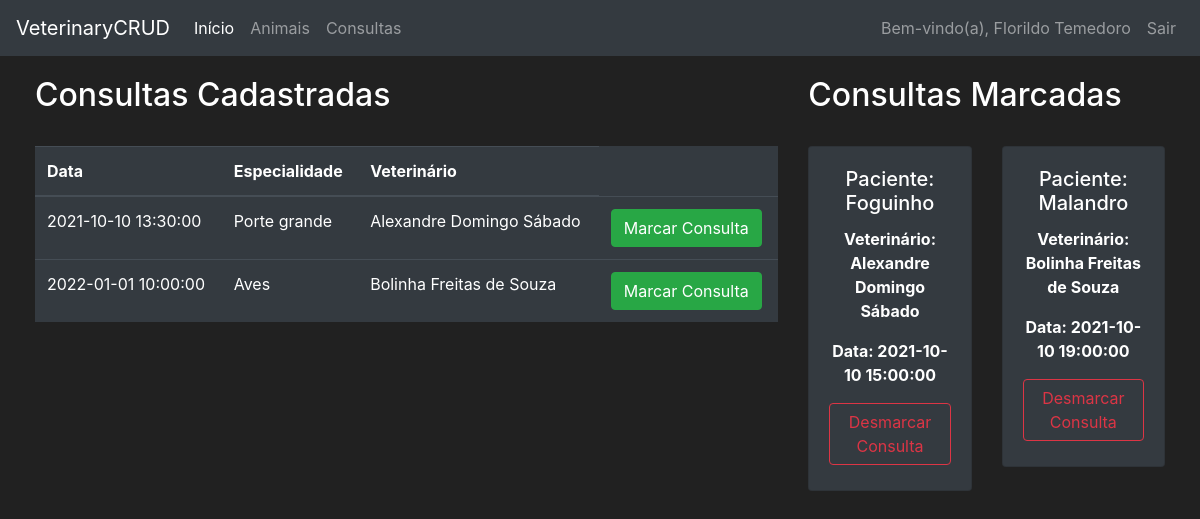
The page /consultations (signed in) on the database its author committed.
### veterinary/models.py (models this page shows, shortened)
class User(db.Model, UserMixin):
    __tablename__ = 'user'
    login = db.Column(db.String(length=10), primary_key=True)
    name = db.Column(db.String(length=50), nullable=False, unique=True)
    cpf = db.Column(db.String(length=11), nullable=False, unique=True)
    password_hash = db.Column(db.String(length=60), nullable=False)
    user_type = db.Column(db.String(length=50), nullable=False)
    __mapper_args__ = {
        'polymorphic_identity':'user',
        'polymorphic_on':user_type
    }
    @property
    def password(self):
        return self.password
    def is_client(self):
        return self.user_type == 'client'
    def is_veterinarian(self):
        return self.user_type == 'veterinarian'

class Consultation(db.Model):
    id = db.Column(db.Integer(), primary_key=True)
    date = db.Column(db.DateTime(), nullable=False)
    veterinarian_login = db.Column(db.String(length=10), db.ForeignKey('user.login'), nullable=False)
    is_scheduled = db.Column(db.Boolean(), nullable=False)
    animal_id = db.Column(db.String(length=10), db.ForeignKey('animal.id'))
    def get_veterinarian(self):
        return Veterinarian.query.filter_by(login=self.veterinarian_login).first()
    def get_animal(self):
        return Animal.query.filter_by(id=self.animal_id).first()

class Veterinarian(User):
    __tablename__ = 'veterinarian'
    login = db.Column(db.String(length=10), db.ForeignKey('user.login'), primary_key=True)
    registration = db.relationship('VeterinarianRegistration', backref='veterinarian', lazy=True,
                                    uselist=False)
    consultations = db.relationship('Consultation', backref='veterinarian', lazy=True)
    expertise = db.Column(db.String(length=20), nullable=False)
    college = db.Column(db.String(length=30), nullable=False)
    salary = db.Column(db.Integer(), nullable=False)
    __mapper_args__ = {
        'polymorphic_identity':'veterinarian'
    }

class Animal(db.Model):
    id = db.Column(db.Integer(), primary_key=True)
    name = db.Column(db.String(length=20), nullable=False)
    age = db.Column(db.Integer(), nullable=False)
    type = db.Column(db.String(length=15), nullable=False)
    race = db.Column(db.String(length=20), nullable=False)
    health = db.Column(db.String(length=30), nullable=False)
    client_login = db.Column(db.String(length=10), db.ForeignKey('user.login'), nullable=False)
    consultations = db.relationship('Consultation', backref='animal', lazy=True)

### veterinary/routes.py (the view, shortened to what this page needs)
@app.route('/consultations', methods=['GET', 'POST'])
@login_required
def consultations_page():
    register_consultation_form = RegisterConsultationForm()
    delete_consultation_form = ConfirmForm()
    schedule_consultation_form = ScheduleConsultationForm()
    unschedule_consultation_form = ConfirmForm()
    if request.method == 'GET':
        if current_user.is_client():
            consultations = Consultation.query.filter_by(is_scheduled=False)
            scheduled_consultations = current_user.get_scheduled_consultations()
        elif current_user.is_veterinarian():
            consultations = Consultation.query.filter_by(veterinarian_login=current_user.login)
            scheduled_consultations = []
        return render_template('consultations.html',
                               consultations=consultations,
                               scheduled_consultations=scheduled_consultations,
                               register_consultation_form=register_consultation_form,
                               schedule_consultation_form=schedule_consultation_form,
                               unschedule_consultation_form=unschedule_consultation_form,
                               delete_consultation_form=delete_consultation_form,
                               User=User, Animal=Animal)

### veterinary/forms.py (called while the page is built)
    def set_animals(self, animals):
        self.animals.choices = []
        for animal in animals:
            self.animals.choices.append((animal.id, animal.name))

### veterinary/models.py (called while the page is built)
@login_manager.user_loader
def load_user(user_login):
    return User.query.get(user_login)

    def get_scheduled_consultations(self):
        scheduled_consultations = []
        animals = Animal.query.filter_by(client_login=self.login)
        for animal in animals:
            consultations = list(Consultation.query.filter_by(animal_id=animal.id))
            if consultations:
                scheduled_consultations += consultations
        return scheduled_consultations

    def has_animals(self):
        return Animal.query.filter_by(client_login=self.login).first() is not None

    def get_animals(self):
        return Animal.query.filter_by(client_login=self.login) if self.has_animals() else None

### veterinary/templates/consultations.html (shortened to what this page needs)
{% extends 'base.html' %}
{% block content %}
<div class="row" style="margin-top:20px; margin-left:20px; margin-right:20px">
    {% if current_user.is_client() %}
    <div class="col-8">
    {% endif %}
        <h2>Consultas Cadastradas</h2>
        <br>
        <table class="table table-hover table-dark">
            <thead>
                <tr>
                    <th scope="col">Data</th>
                    {% if current_user.is_client() %}
                        <th scope="col">Especialidade</th>
                        <th scope="col">Veterinário</th>
                    {% else %}
                        <th scope="col">Marcada</th>
                        <th scope="col">Paciente</th>
                        <th scope="col">Responsável</th>
                    {% endif %}
                </tr>
            </thead>
            <tbody>
            {% for consultation in consultations %}
            <tr>
                <td>{{ consultation.date }}</td>
                {% if current_user.is_client() %}
                    <td>{{ consultation.get_veterinarian().expertise  }}</td>
                    <td>{{ consultation.get_veterinarian().name  }}</td>
                {% endif %}
                <td>
                    {% if current_user.is_client() %}
                        <button class="btn btn-outline btn-success" data-toggle="modal"
                                data-target="#Modal-ScheduleConsultation-{{ consultation.id }}">Marcar Consulta
                        </button>
                    {% else %}
                        <button class="btn btn-outline btn-danger" data-toggle="modal"
                                data-target="#Modal-DeleteConsultation-{{ consultation.id }}">Deletar Consulta
                        </button>
                    {% endif %}
                </td>
            </tr>
            {% endfor %}
            </tbody>
        </table>
    {% if current_user.is_client() %}
    </div>
    <div class="col-4">
        <h2>Consultas Marcadas</h2>
        <br>
        <div class="row">
            {% for consultation in scheduled_consultations %}
                <div class="col-md-6">
                    <div style="margin-bottom: 5px" class="card text-center bg-dark">
                        <div class="card-body">
                            <h5 class="card-title">Paciente:  {{ consultation.get_animal().name }} </h5>
                            <p class="card-text"><strong>
                                Veterinário: {{ consultation.get_veterinarian().name }}
                            </strong></p>
                            <p class="card-text"><strong>
                                Data: {{ consultation.date }}
                            </strong></p>
                            <button type="button" class="btn btn-outline-danger" style="margin-bottom: 5px"
                                    data-toggle="modal" data-target="#Modal-UnscheduleConsultation-{{ consultation.id }}">
                                Desmarcar Consulta
                            </button>
                        </div>
                    </div>
                </div>
            {% endfor %}
        </div>
    </div>
    {% endif %}
</div>
{% endblock %}

### veterinary/templates/base.html (shortened to what this page needs)
<!doctype html>
<html lang="en">
   <head>
      <link rel="stylesheet" href="https://cdn.jsdelivr.net/npm/bootstrap@4.5.3/dist/css/bootstrap.min.css">
   </head>
   <body>
    <nav class="navbar navbar-expand-md navbar-dark bg-dark">
      <a class="navbar-brand" href="#">VeterinaryCRUD</a>
      <div class="collapse navbar-collapse" id="navbarNav">
        <ul class="navbar-nav mr-auto">
            <li class="nav-item active">
                <a class="nav-link" href="{{ url_for('home_page') }}">Início <span class="sr-only">(current)</span></a>
            </li>
            {% if current_user.is_authenticated %}
                <li class="nav-item">
                    <a class="nav-link" href="{{ url_for('animals_page') }}">Animais</a>
                </li>
                <li class="nav-item">
                    <a class="nav-link" href="{{ url_for('consultations_page') }}">Consultas</a>
                </li>
            {% endif %}
        </ul>
        <ul class="navbar-nav">
            {% if current_user.is_authenticated %}
            <li class="nav-item">
                <a class="nav-link">Bem-vindo(a), {{ current_user.name }}</a>
            </li>
            <li class="nav-item">
                <a class="nav-link" href="{{ url_for('logout_page') }}">Sair</a>
            </li>
            {% endif %}
        </ul>
      </div>
    </nav>
      {% block content %}
      {% endblock %}
   </body>
</html>

### veterinary/templates/base.html (style rules this page uses)
body { background-color: #212121; color: white }

### rows shown on the page
User: name "Florildo Temedoro"
Consultation: date "2021-10-10 13:30:00", get_veterinarian "Porte grande", get_veterinarian "Alexandre Domingo Sábado"
Consultation: date "2022-01-01 10:00:00", get_veterinarian "Aves", get_veterinarian "Bolinha Freitas de Souza"
Consultation: get_animal "Foguinho", get_veterinarian "Alexandre Domingo Sábado", date "2021-10-10 15:00:00"
Consultation: get_animal "Malandro", get_veterinarian "Bolinha Freitas de Souza", date "2021-10-10 19:00:00"
